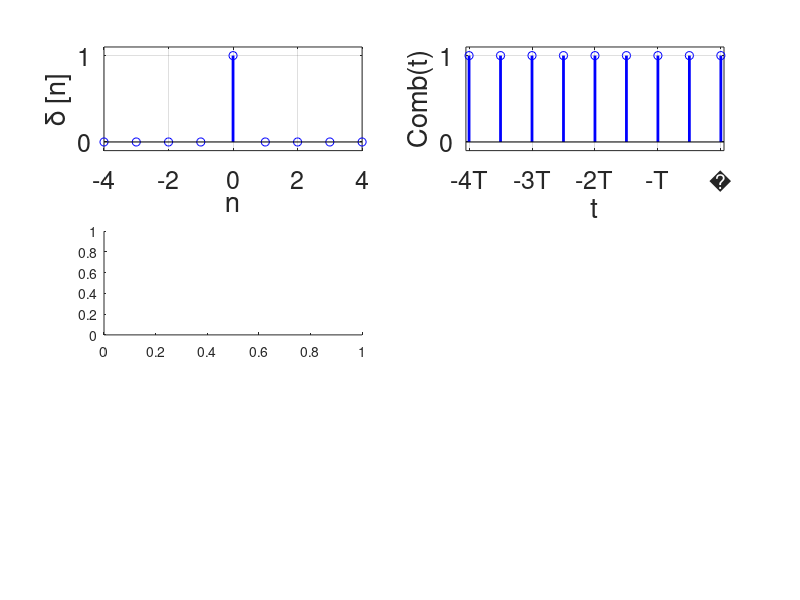

Here is the MATLAB script that generated this plot: (Note: this script raises an error after producing the figure.)
subplot(3,2,1)
stem([-4:4],[0,0,0,0,1,0,0,0,0],'b-','LineWidth',2)
ylim([-0.1,1.1])
xlabel('n')
ylabel('\delta [n]')
set(gca,'FontSize',18)
set(gca,'ytick',[0,1])
grid on

subplot(3,2,2)
stem([-4:4],[1,1,1,1,1,1,1,1,1],'b-','LineWidth',2)
ylim([-0.1,1.1])
xlim([-4.1,4.1])

xlabel('t')
ylabel('Comb(t)')
set(gca,'FontSize',18)
set(gca,'ytick',[0,1])
set(gca,'xticklabel',{'-4T','-3T','-2T','-T',0,'T','2T','3T','4T'})
grid on

subplot(3,2,3)
plot([-6:0.01:2],rectangularPulse(-4,-1,[-6:0.01:2]),'b-','LineWidth',2)
ylim([-0.1,1.1])
xlim([-6.1,2.1])

xlabel('t')
ylabel('Comb(t)')
set(gca,'FontSize',18)
set(gca,'ytick',[0,1])
% set(gca,'xticklabel',{'-4T','-3T','-2T','-T',0,'T','2T','3T','4T'})
grid on


subplot(3,2,4)
plot([-4:0.001:4],sin([-4:0.001:4]*pi + pi/4),'b-','LineWidth',2)
ylim([-1.1,1.1])
xlim([-4.1,4.1])
xlabel('t')
ylabel('sin(\pi t+ \pi/4)')
set(gca,'FontSize',18)
set(gca,'ytick',[0,1])
set(gca,'xtick',[-4:1:4]+0.25)

grid on

set(gca,'XAxisLocation','origin')
set(gca,'YAxisLocation','origin')

subplot(3,2,5)
tt = [-10:0.0001:10];
plot(tt,exp(2*tt).*heaviside(-tt),'b-','LineWidth',2)
xlim([-4,4])
ylim([-0.1,1.1])
set(gca,'ytick',[0,0.1353,1])
set(gca,'yticklabel',{'0','e^-^2','1'})

set(gca,'FontSize',18)
grid on
xlabel('t')
ylabel('e^2^t u(-t)')

subplot(3,2,6)
tt = [1:10];
stem([-10:10],[zeros(1,10),1,exp(-tt)],'b-','LineWidth',2)
xlim([-4,8])
ylim([-0.1,1.1])
set(gca,'ytick',[0,1])
set(gca,'FontSize',18)
grid on
xlabel('n')
ylabel('e^-^n u[n]')

for ind = 1:6
    subplot(3,2,ind)
title(['(' num2str(ind) ')'])
end